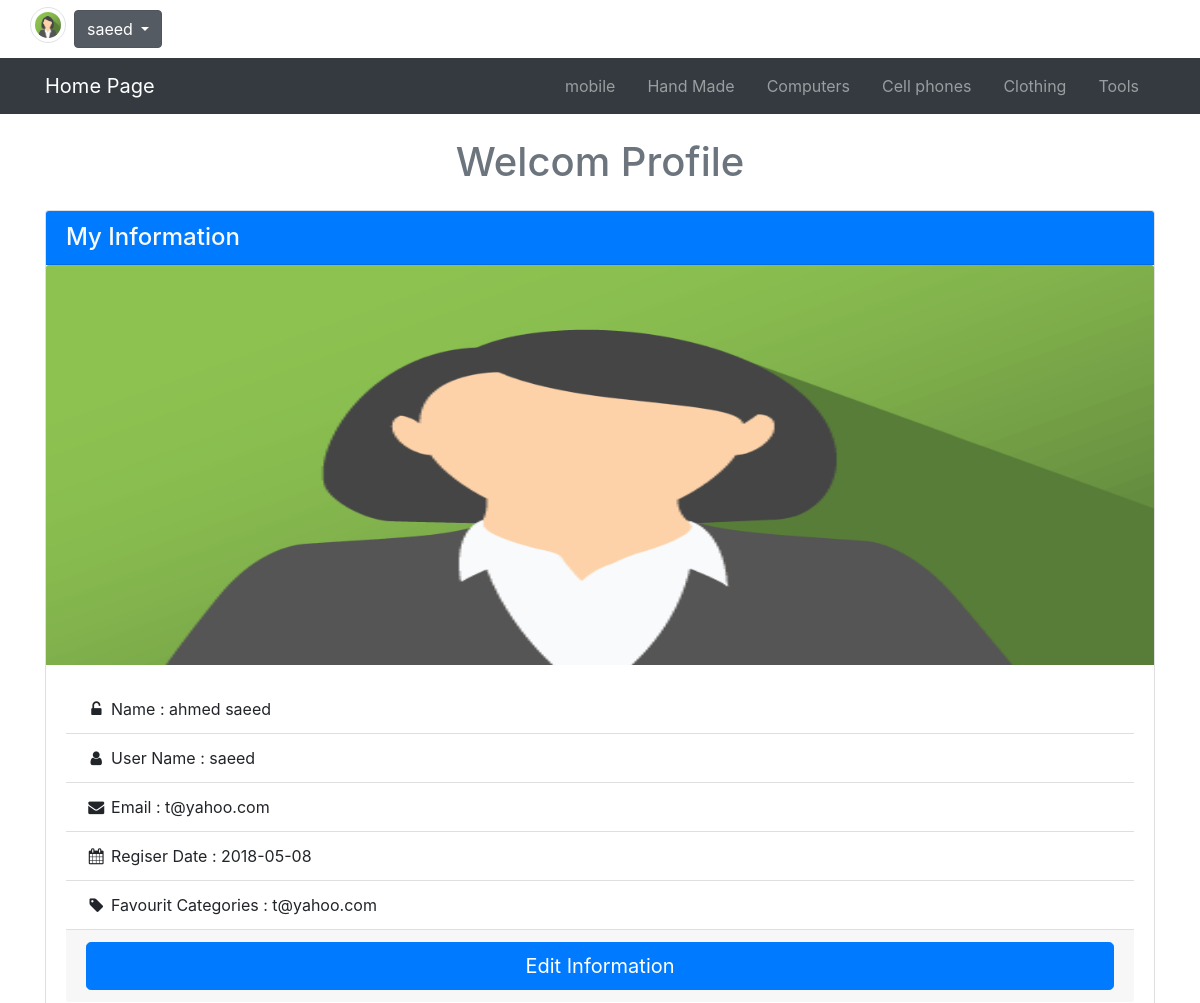
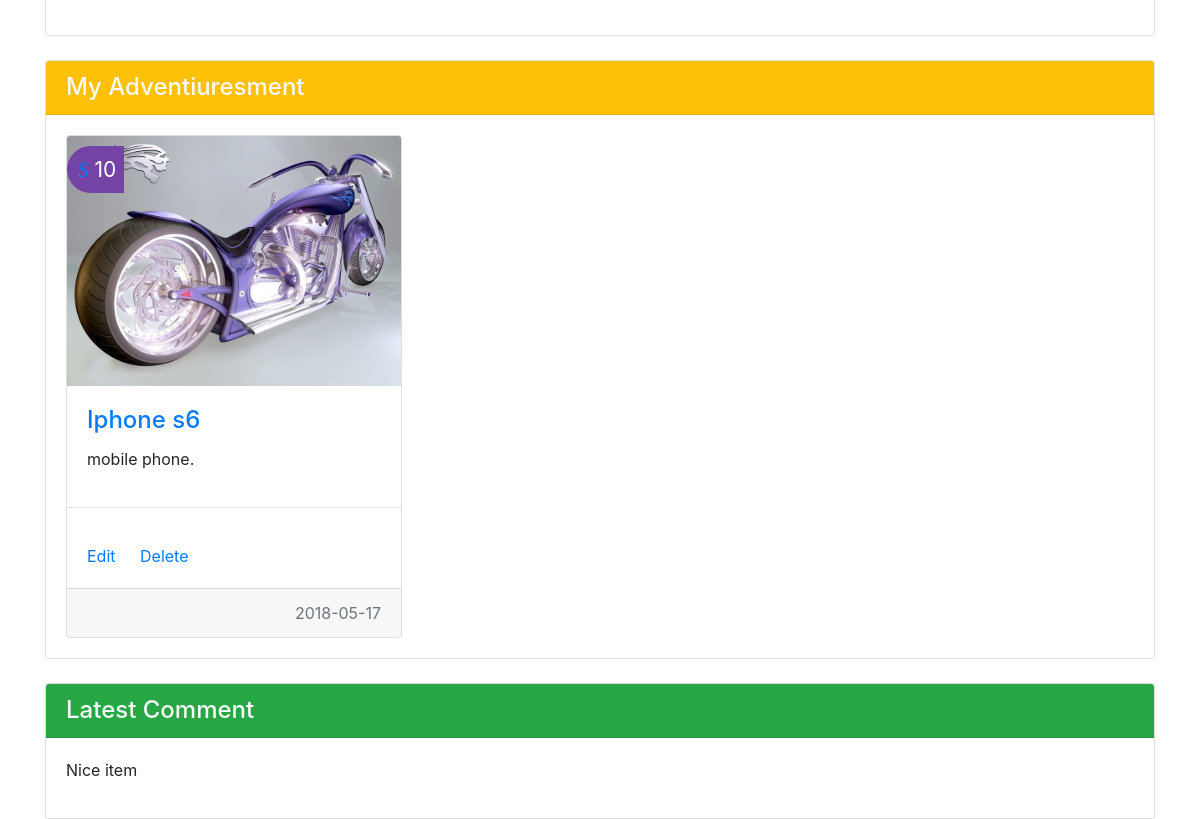
Screenshot of /Site/index.php?page=profile (signed in) with the database file from the repository (2 pictures, top to bottom).
### tables this page shows
CREATE TABLE `users` (
  `UserID` int(11) NOT NULL COMMENT 'USE to identify the user',
  `UserName` varchar(255) NOT NULL COMMENT 'user name to login',
  `Password` varchar(255) NOT NULL COMMENT 'password to login',
  `Email` varchar(255) NOT NULL COMMENT 'Email ',
  `FullName` varchar(255) NOT NULL DEFAULT 'Unknown' COMMENT 'Full name to display in page',
  `Avater` varchar(255) NOT NULL,
  `GroupID` int(11) NOT NULL DEFAULT '0' COMMENT 'identify user group',
  `TrustStatus` int(11) NOT NULL DEFAULT '0' COMMENT 'saller Rank',
  `RegStatus` int(11) NOT NULL DEFAULT '0' COMMENT 'user approvel',
  `Date` date NOT NULL
);

CREATE TABLE `categories` (
  `ID` int(11) NOT NULL,
  `Name` varchar(255) NOT NULL,
  `Description` text NOT NULL,
  `Parent` int(11) NOT NULL DEFAULT '0',
  `Ordering` int(11) NOT NULL,
  `Visiblity` tinyint(4) NOT NULL DEFAULT '0',
  `Allow_Comments` tinyint(4) NOT NULL DEFAULT '0',
  `Allow_Ads` tinyint(4) NOT NULL DEFAULT '0'
);

CREATE TABLE `items` (
  `Item_ID` int(11) NOT NULL,
  `Name` varchar(255) NOT NULL,
  `Description` text NOT NULL,
  `Price` varchar(255) NOT NULL,
  `Add_Date` date NOT NULL,
  `Country_Made` varchar(255) NOT NULL,
  `Image` varchar(255) NOT NULL,
  `Status` varchar(255) NOT NULL,
  `Rating` smallint(6) NOT NULL,
  `Approve` tinyint(4) NOT NULL DEFAULT '0',
  `Cat_ID` int(11) NOT NULL,
  `Member_ID` int(11) NOT NULL,
  `Tags` varchar(255) NOT NULL
);

CREATE TABLE `comments` (
  `C_ID` int(11) NOT NULL,
  `Comments` text NOT NULL,
  `States` tinyint(4) NOT NULL DEFAULT '0',
  `Comment_Date` date NOT NULL,
  `Item_ID` int(11) NOT NULL,
  `Member_ID` int(11) NOT NULL
);

### Site/index.php (called while the page is built, shortened)
<?php
include_once "../include/function/autoloader.php" ;
try
    {
        $cat = new operateDB('categories');
        $data = $cat->Get_all_sorting("ID",$sorting='ASC',$cond ="where Parent = 0" );
    }
    catch(Exception $ex)
    {
        $error = $ex->getMessage();
        $check = FALSE;
    }
include_once "../include/function/init.php";
if(isset($_GET['page']))
           {
               $url = "controller/".$_GET['page'].".php";
               if(is_file($url))
               {
                include_once $url;
               }
               else
               {
                   echo 'error  this is not fille';
               }
           }
          else
          {
            include_once './controller/AllCategories.php';
          }
include_once "../include/templates/footer.php" ;
?>

### app/models/operateDB.php (called while the page is built, shortened)
<?php
   include_once "../include/function/autoloader.php" ;
   class operateDB extends DB_Connect
   {
    private $tablename ;
    function __construct($table)
    {
        $this->tablename = $table;
    }
    function Get_data_by_colum($colum,$cond)
    {
        $this->db = $this->conectDb();
        $stmt = $this->db->conn->prepare("select * from $this->tablename where $colum = ? LIMIT 1");
        $stmt->execute(array($cond));
        $count = $stmt->rowCount();
        $this->data = $stmt->fetch();
        if($count > 0)
        {
            return $this->data ;
             return TRUE;
        }
        else
        {
            throw new Exception("Error Processing Not Found The userName or password error");
            $this->close($this->db);
            return FALSE;
        }
    }
function Get_all_sorting($order,$sorting='ASC',$cond ="",$flag=1)
{
    $this->db = $this->conectDb();
    $stmt = $this->db->conn->prepare("select * from $this->tablename  $cond ORDER by $order $sorting");
    $stmt->execute();
    $count = $stmt->rowCount();
    $this->data = $stmt->fetchAll();
    if($flag == 1)
    {
        if($count > 0)
        {
            return $this->data;
        }
        else
        {
            throw new Exception("Error Processing Not Found The userName or password error");
            $this->close($this->db);
            return FALSE;
        }
    }
    else
    {
        return  $this->data ;
    }
}
}
?>

### app/models/DB_Connect.php (called while the page is built, shortened)
<?php
class DB_Connect
{
  function conectDb()
  {
    try
    {
        include_once "../include/function/autoloader.php" ;
        $vars = "../include/function/vars.php";
        $db = new database($vars);
    }
    catch(Exception $ex)
            {
                echo $ex->getMessage();
            }
      return $db;
    }
}
?>

### include/function/vars.php (called while the page is built)
<?php
 $host = 'localhost';
 $db = 'shop';
 $dsn = "mysql:host=$host;dbname=$db";
 $user = "root";
 $pass = "";
 $option  =  array(PDO::MYSQL_ATTR_INIT_COMMAND => "set NAMES utf8" );
?>

### app/models/database.php (called while the page is built, shortened)
<?php
  class database
  {
    private $user;
    private $password;
    private $dsn;
    private $option ;
    function __construct($filename)
    {
       $this->user = $user;
       $this->password = $pass ;
       $this->dsn = $dsn;
       $this->option = $option;
    }
   private function connect()
   {
      try
      {
        $this->conn = new PDO($this->dsn,$this->user,$this->password, $this->option );
        return TRUE;
      }
      catch(PDOException $e)
            {
            echo "Connection failed: " . $e->getMessage();
            return FALSE;
            }
   }
  }
?>

### include/function/autoloader.php (called while the page is built, shortened)
<?php
   function autoloader($classname)
   {
      $dirs = ['','./app/models/','./app/','./Site/','views/','models/','./','../app/models/','include/templates','include/function/','include/languages/','controller/','../models/'];
      $formats = ['%s.php.inc','%s.php','%s.class.php','class.%s.php','%sclass.php','%scontroller.php'];
      foreach ($dirs as $dir) {
          foreach ($formats as $format) {
              $path = $dir.sprintf($format,$classname);
              if(file_exists($path))
              {
                  return TRUE;
              }
          }
      }
      return FALSE;
   }
?>

### Site/views/profile.php (the view, shortened to what this page needs)
<?php if($check != FALSE)
{
 ?>
<div class="container">
    <h2 class="h1 text-muted text-center mt-4">Welcom Profile</h2>
    <div class='information block mt-4'>
      <div class="card ">
        <h4 class="card-header bg-primary text-light">My Information </h4>
        <?php
             if(empty($user['Avater']))
             {
                 echo " <img class=\"card-img-top\" src=\"image/img_avatar3.png\" alt=\"Card image cap\" width='200' height= '400'>";
             }
             else
             {
                 $ff= $user['Avater'];
                echo " <img class=\"card-img-top\" src='../app/controller/$ff' alt=\"Card image cap\" width='200' height= '400'>";
             }
        ?>
        <div class="card-body">
        <ul class="list-group list-group-flush mb-3">
            <li class="list-group-item"><span><i class="fa fa-unlock-alt fa-fw"></i></span><span> Name : </span><?php echo $user['FullName']?></li>
            <li class="list-group-item"><span><i class="fa fa-user fa-fw"></i><span> User Name : </span><?php echo $user['UserName']?></li>
            <li class="list-group-item"><span><i class="fa fa-envelope fa-fw"></i><span> Email : </span><?php echo $user['Email']?></li>
            <li class="list-group-item"><span><i class="fa fa-calendar fa-fw"></i><span> Regiser Date : </span><?php echo $user['Date']?></li>
            <li class="list-group-item"><span><i class="fa fa-tag fa-fw"></i><span> Favourit Categories : </span><?php echo $user['Email']?></li>
            <div class="card-footer  text-right">
            <a href="#" class="btn btn-primary btn-block  m-auto btn-lg">Edit Information</a>
            </div>
        </ul>
        </div>
       </div>
    </div>
    <div class='my_ads block mt-4' id="items">
      <div class="card ">
        <h4 class="card-header bg-warning text-light">My Adventiuresment </h4>
        <div class="card-body ">
        <?php
          if(empty($items) == FALSE)
          {
            echo " <div class=\"row  \">";
            foreach ($items as  $value) {
            ?>
            <div class="col-lg-4 col-md-6 h-100">
                    <div class="card items" >
                        <span class="items-price"><i class='fa text-primary'> $</i> <?php echo $value['Price']?></span>
                        <img class="card-img-top" src="../app/controller/<?php echo $value['Image']?>" alt="Card image cap">
                        <div class="card-body">
                            <h4 class="card-title"><a href="?page=profile&action=view&id=<?php echo $value['Item_ID']?>"><?php echo $value['Name']?> </a></h4>
                            <p class="card-text"><?php echo $value['Description']?>.</p>
                        </div>
                        <hr>
                        <div class="card-body">
                            <a href="?page=profile&action=edit&id=<?php echo $value['Item_ID']?>" class="card-link">Edit</a>
                            <a href="?page=profile&action=delete&id=<?php echo $value['Item_ID']?>" class="card-link">Delete</a>
                        </div>
                        <div class="card-footer text-muted text-right">
                            <?php echo $value['Add_Date']?>
                        </div>
                        </div>
                    </div>
            <?php }
            echo "</div>";
          } else
          {
            echo  "<li class=\"list-group-item p-2 \" >Empty Items !</li>";
            echo "<li class=\"list-group-item p-2 \" >  <a href=\"?page=ads\" class=\"card-link\">Created New Ads</a></li> ";
          }
            ?>
        </div>
       </div>
    </div>
    <div class='my-coments block mt-4'>
      <div class="card">
        <h4 class="card-header bg-success text-light"> Latest Comment  </h4>
        <div class="card-body">
            <?php
               if(empty($comments) == FALSE)
               {
                   foreach ($comments as $value) {
            ?>
                <p>
                  <?php echo $value['Comments'] ;?>
                </p>
            <?php
               }}
               else
               {
                     echo  "<li class=\"list-group-item p-2 \" >Empty Comments !</li>";
               }
            ?>
        </div>
       </div>
    </div>
</div>
<?php
}else
{
    $message =  "<div class='container'><div class=\"alert alert-danger mt-4 text-muted text-center\" role=\"alert\">
    Not Have User data To show in This profile !!
    </div>
    </div>";
    redirect($message,'back');
}
 ?>

### include/templates/navbar.php (shortened to what this page needs)
<div class="upper-bar">
  <div class="container">
   <div class="row">
   <?php
          if(isset($_SESSION['name']) || isset($_SESSION['username']))
          {
            if(isset($_SESSION['username']))
            {
              $na =$_SESSION['username'];
            }
           else
           {
            $na = $_SESSION['name'];
           }
            try
            {
              $user = new operateDB('users');
              $dff = $user->Get_data_by_colum('UserName',$na);
              $classadmin = "d-none";
              if(empty($dff['Avater']))
              {
                echo "<span class='mr-2' style='font-size :24px;'><i class='fa fa-user-circle fa-1x fa-fw'></i></span>";
              }else
              {
                $m = $dff['Avater'];
                echo "<span class='mr-2' style='font-size :24px;'><img class='img-fluid rounded-circle img-thumbnail 'src='../app/controller/$m' style='width:36px; height:36px;position: relative;top: -4px;'></span>";
              }
            echo "<div class=\"dropdown show mr-2 \">
                  <a class=\"btn btn-secondary dropdown-toggle\" href=\"#\" role=\"button\" id=\"dropdownMenuLink\" data-toggle=\"dropdown\" aria-haspopup=\"true\" aria-expanded=\"false\">
                   $na
                  </a>
                  <div class=\"dropdown-menu p-0\" aria-labelledby=\"dropdownMenuLink\">
                  <a href='?page=profile' class='dropdown-item p-2 pl-1'> My Profile</a>
                  <a href='../app/index.php' class='dropdown-item p-2 pl-1  $classadmin '> Dasborad</a>
                  <a href='?page=ads' class='dropdown-item p-2 pl-1'> New Items  </a>
                  <a href='?page=profile#items' class='dropdown-item p-2 pl-1'> MY Items  </a>
                  <a href='?page=logout' class='dropdown-item p-2 pl-1' > Logout </a>
                  </div>
                </div>";
            }
            catch(Exception $ex)
            {
                $error =  $ex->getMessage();
                $message = "<div class=\"alert alert-danger text-muted text-center\" role=\"alert\">
                                This Update not succeeses .<br> $error!
                            </div>";
            }
          }
          else
          {
    ?>
     <div class="controller d-inline-block ml-auto">
        <a href="?page=login">Login/Sign Up</a>
     </div>
          <?php }?>
   </div>
  </div>
</div>
<nav class="navbar navbar-expand-lg navbar-dark bg-dark p-0">
      <div class="container">
        <a class="navbar-brand" href="index.php">Home Page</a>
        <div class="collapse navbar-collapse" id="navbarsExample07">
          <ul class="navbar-nav ml-auto">
               <?php
                  foreach ($data as $value) {
                    $namecat = $value['Name'];
                    $rapace = str_replace(" ","-",$namecat);
                    $id = $value['ID'];
                    echo "
                    <li class=\"nav-item \">
                      <a class=\"nav-link p-3\" href=\"?page=categories&id=$id&catn=$rapace\">$namecat<span class=\"sr-only\">(current)</span></a>
                    </li>
                         ";
                }
               ?>
          </ul>
        </div>
      </div>
    </nav>

### Site/css/site.css (style rules this page uses)
.upper-bar { padding: 10px; background-color: #fff; }
.items { position: relative; }
.items .items-price { position: absolute; background: #7344a5; color: #fff; font-size: 21px; padding: 8px; padding-left: 11px; top: 10px; border-radius: 35px 0 0 35px; }

### rows the page displays
users: Avater (picture), FullName "ahmed saeed", UserName "saeed", Email "t@yahoo.com", Date "2018-05-08"
categories: Name "mobile"
categories: Name "Hand Made"
categories: Name "Computers"
categories: Name "Cell phones"
categories: Name "Clothing"
categories: Name "Tools"
items: Price "10", Image (picture), Name "Iphone s6", Description "mobile phone", Add_Date "2018-05-17"
comments: Comments "Nice item"

### other values shown
$na "saeed"
